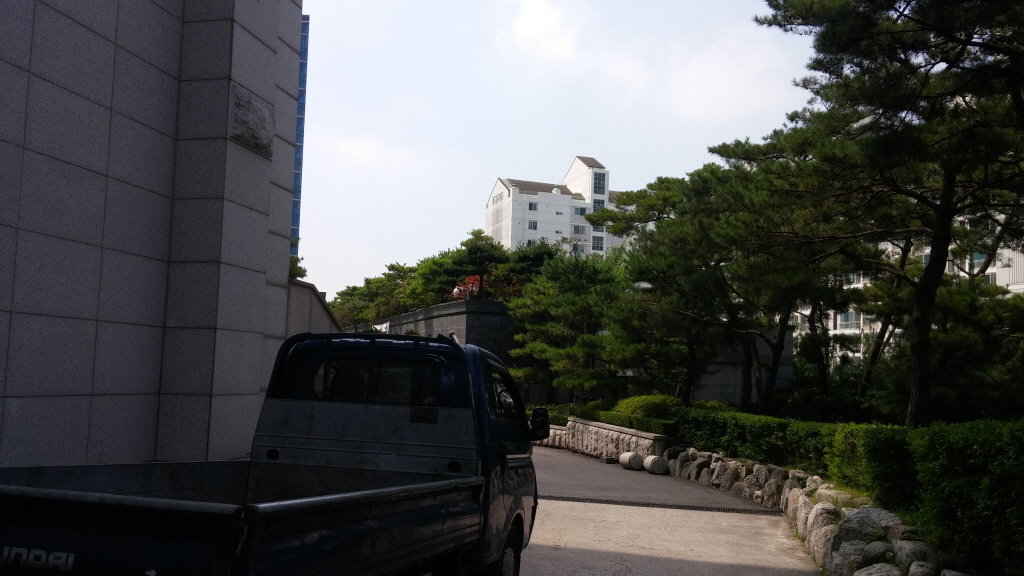
#> input picture 강의자료/07주차_DIP07_ImageEnhancement/data/bukak.jpg, 1024 x 576 px
$ python Eh5.2_HistogramEqualization_color.py
#> lines starting #> are read from the running program, lines starting #| are printed output that depends on the picture
"""
1. 개요
    히스토그램 평활화를 칼라 영상에 대해 처리하는 방법의 한 사례를 보인다.
    직접 HE 처리 알고리즘을 coding하여(방법 2) 히스토그램 평활화를 칼라 영상에 대해 처리하는 방법의 한 사례를 보인다

2. 처리 절차
    1) 칼라 영상을 흑백 계조 영상으로 바꾼다.
    2) 계조 영상에 대해 numpy에서 제공하는 histogram() 함수로 히스토그램(DF: Distribution Function)
        데이터를 반환받아서 히스토그램과 누적분포함수(CDF: Cumulative Distribution Function)를 구하고 그린다.
    3) 누적분포함수를 정규화하여 정규누적분포함수(NCDF: Normalized Cumulative Distribution Function), 즉 mapping 함수, LUT를 생성한다.
    4) 이 LUT를 이용하여 RGB 각 채널에 대해 intensity transform을 행한다.

3. 참고
    OpenCV의 cv.equalizeHist() 함수를 이용하여 주어진 영상에 대한 평활화된 영상을 반환받는다.
        주의: 이 함수는 gray 영상에 대해서만 적용 가능하다.
    이 함수는 영상 자체에 대해 변환된 결과를 받기 때문에 적용이 불가하다.

"""

import numpy as np
import cv2 as cv
from matplotlib import pyplot as plt


#=============================================================================================
# 단계 0
# 영상이 존재하는 폴더와 파일 이름을 지정하여 영상 파일 읽어 내기
# 다음 사례를 활용하여 영상 파일이 있는 폴더를 적절히 지정하시오.
#Path = 'd:\Work\StudyImages\Images\\'       # \\ 오류 발생 방지. \만 쓰면 오류.
Path = '../data/'               # 현재 상위 폴더의 상위 폴더 아래에 있는 Images 폴더.
# [10 lines of commented-out code are left out]
Name = 'ele_book.jpg'
Name = 'bukak.jpg'                 # 저조도
#Name = 'foggy.jpg'

FullName = Path + Name
img = cv.imread(FullName)
#> img is the input picture: shape (576, 1024, 3); mean B, G, R 76.5, 77.3, 76.4
assert img is not None, "Failed to load image file:"

def open_figure(win_name='', fig_size=(17, 10), sub_title='', font_size=15):
    fig = plt.figure(num=win_name, figsize=fig_size)
    if sub_title == '':
        sub_title = win_name
    plt.suptitle(sub_title, fontsize=font_size, fontweight='bold')
    #fig.patch.set_facecolor('silver')  # 화면 바탕 색상을 정한다.
    #fig.patch.set_alpha(0.3)

    # 원한다면 창을 최대화하여 그림을 출력한다.
    #figManager = plt.get_current_fig_manager()
    #figManager.window.showMaximized()
    return fig

# ============================================================================================================
# 직접 HE 처리 알고리즘을 coding 하여 히스토그램 평활화를 칼라 영상에 대해 처리하는 방법의 한 사례를 보인다
#   1) np.histogram()를 이용해 히스토그램(DF: Distribution Function)을 구한다.
#   2) 연산을 통해 CDF(Cumulative DF)를 구하고,
#   3) 총 화소수로 나누어 NCDF(Normalized CDF)를 구하고,
#   4) 여기에 255를 구하여 mapping LUT 테이블를 구한다.
#   5) Python 함수, matplotlib.pyplot.hist를 이용하여 영상의 히스토그램을 그린다.
#       https://matplotlib.org/api/_as_gen/matplotlib.pyplot.hist.html?highlight=pyplot%20hist#matplotlib.pyplot.hist
# ============================================================================================================

b, g, r = cv.split(img); img = cv.merge([r, g, b])
#> after `b, g, r = cv.split(img)`:
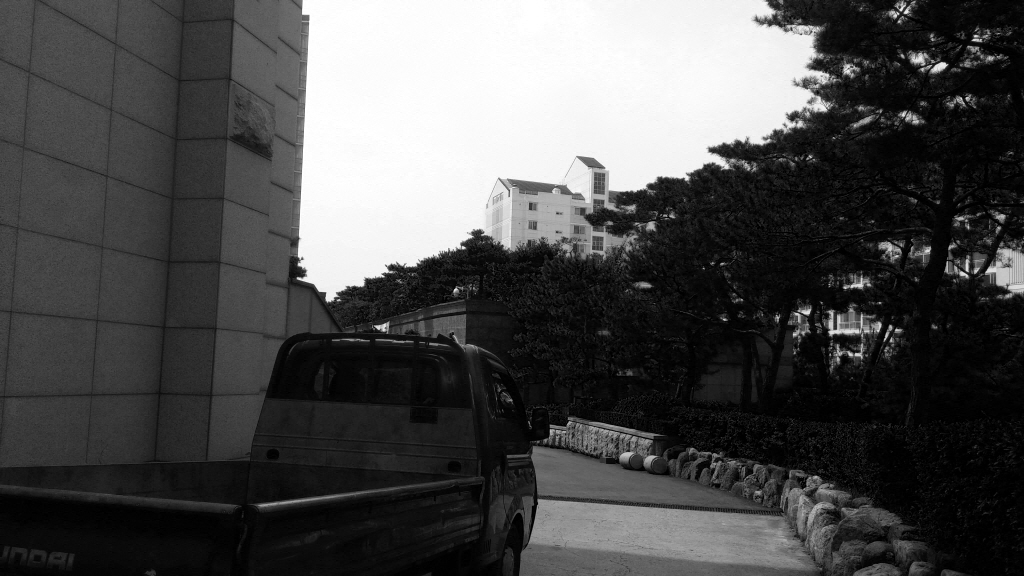
#> b: shape (576, 1024); min 0, max 255, mean 76.5
#> after `b, g, r = cv.split(img)`:
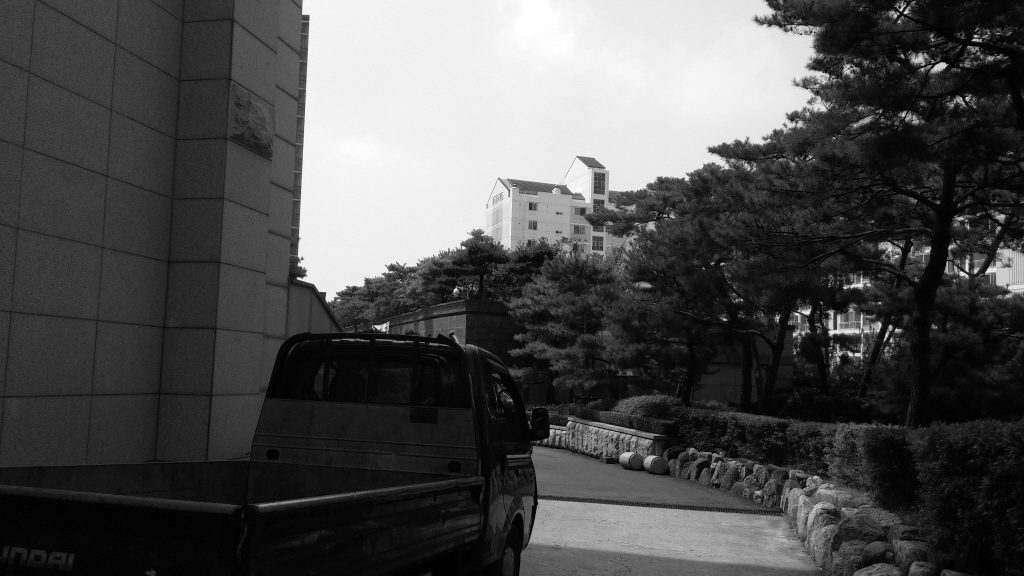
#> g: shape (576, 1024); min 0, max 255, mean 77.3
imgC = img.copy()      # img의 복사본을 하나 저장해 둔다.
imgG = cv.cvtColor(img, cv.COLOR_RGB2GRAY)

open_figure(win_name='Histogram Equalization of Color Image')       # plt 장을 연다.

# 단계 1: (221) 원본 보이기. 원본의 그레이 변환 영상 출력 ---------------------------------------------------------------------
plt.subplot(221); plt.imshow(imgC)
plt.title('Color Image', fontsize=15)
plt.axis('off')     #같은 동작 => plt.xticks([]), plt.yticks([])


# 단계 2: (222) 원본의 DF(히스토그램)과 CDF(Cumulative Distribution Function) 그리기 ---------------------------------------------------------------------
plt.subplot(222)
plt.title('Original Image Histogram(DF) & NCDF(used for mapping function)', fontsize=15)
# numpy에서 제공하는 histogram() 함수로 히스토그램(DF: Distribution Function) 데이터를 반환받아서
# pyplot.hist()를 이용해서 히스토그램 그림을 그린다.

# 2.1) 히스토그램(DF: Distribution Function)을 구한다. 최댓값이 1인 아래의 NCDF와 같은 평면에 그리기 위해 히스토그램을 정규화하여 그린다.
hist, bins = np.histogram(imgG, 256, [0, 255])    # 히스토그램 데이터를 hist에 반환. bins는 용처가 없다.
#> hist = 256 values, max 14499 at index 5, min 60 at index 209, mean 2304; bins = 257 values from 0 to 255
#hist, bins = np.histogram(imgG.flatten(), 256, [0, 255])    # 입력 영상을 1차원으로 펼 필요 없음.
print("len(hist)=", len(hist))      # print("hist=", hist)
#| len(hist)= 256
print("len(bins)=", len(bins))      # Return the bin edges (length(hist)+1). bins는 바구니의 이름 리스트[0, 1,...,255]로 보고 싶은데 실제로는 257개로 이루어져 있다???
#| len(bins)= 257
#print("bins.astype('uint8')=", bins.astype('uint8'))
#print("bins=", bins)

# 2.2) 0~1의 범위로 정규화된 히스토그램을 그린다.
#plt.hist(imgG.ravel(), 256, [0, 256], histtype='step', color='r', label='DF')  # pyplot.hist()를 이용한 히스토그램 그리기
#plt.hist(imgG.flatten(), 255, color = 'r', label='DF')    # 히스토그램 그림으로 그리기
plt.plot(hist/hist.max(), color='r', label='DF')        # 정규화된 히스토그램
#plt.plot(hist, color='r', label='DF')

# 2.3) NCDF(Normalized Cumulative Distribution Function), 정규화 누적분포함수 그리기.
cdf = hist.cumsum()             # 누적분포함수, Cumulative Distribution Function
#> cdf = 256 values from 106 to 589824
cdf_normalized = cdf / cdf.max()    # 0~1 범위의  정규화된 누적분포함수, NCDF
#> cdf_normalized = 256 values from 0.00018 to 1
#cdf_normalized = hist.max() * cdf / cdf.max()    # 다르게 출력할 용도록 NCDF의 최댓값이 hist.max이 되도록 스케일링하였다.
plt.plot(cdf_normalized, color='b', label='CDF')           # NCDF 그림으로 그리기

# 2.4) 레전드에 label로 배정된 이름 말고 다시 정해줄 수도 있다. 그린 순서대로...
#plt.legend(('ncdf', 'histogram'), loc='upper left', fontsize=15)
plt.legend(('NDF: Normalized Distribution Function', 'NCDF: Normalized Cumulative Distribution Function'),
           loc='center left', fontsize=15)
#plt.legend(loc='upper left')
#plt.legend()

# 2.5) x 축의 범위를 정하고(tick 값도 적는다) 그리드를 그린다.
#plt.xticks([0, 255])       # x축 그리드를 안그린다.
plt.xlim([0, 255])          # 그리드 별 tick 값을 출력한다.
plt.grid(color='b', linestyle='--', linewidth=0.5)


# 단계 3: (223) 히스토그램 평활화 수행하여 결과 보이기 ---------------------------------------------------------------
plt.subplot(223)
plt.title('Histogram Equalized Image', fontsize=15)

mapping = cdf * 255 / cdf[255]
#> mapping = 256 values from 0.0458 to 255
LUT = mapping.astype('uint8')       # Look Up Table - 256바이트 크기. 화소 값 변환 테이블.
#> LUT = 256 values from 0 to 255
#print(LUT)

imgCeq = LUT[imgC]        # 3채널 칼라 영상에 대한 LUT 기반 히스토그램 평활화
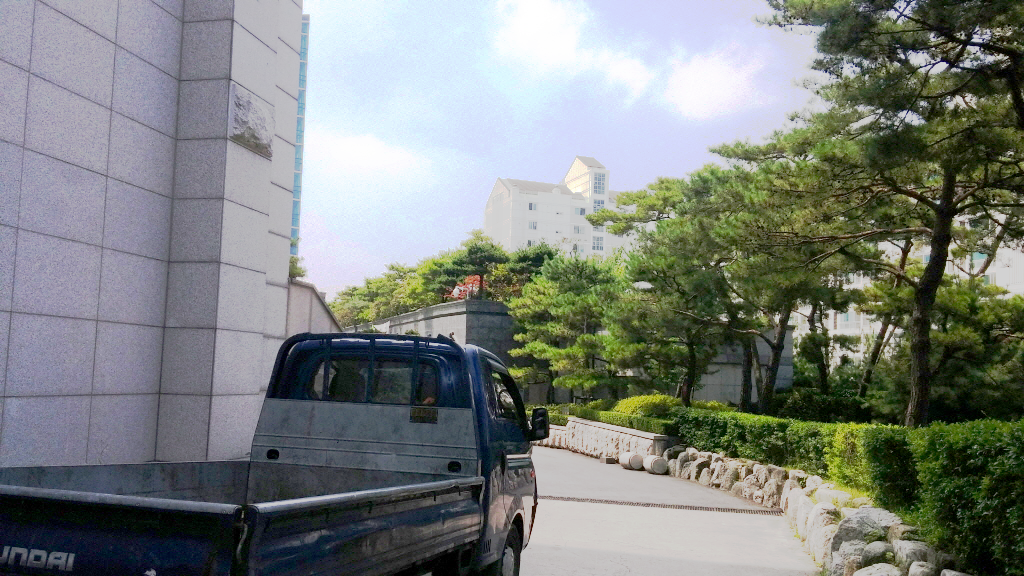
#> imgCeq: shape (576, 1024, 3); mean R, G, B 124.9, 129.9, 125.7
imgEG = cv.cvtColor(imgCeq, cv.COLOR_RGB2GRAY)     # 히스토그램 평활화된 영상의 그레이 버전. Equalized Gray
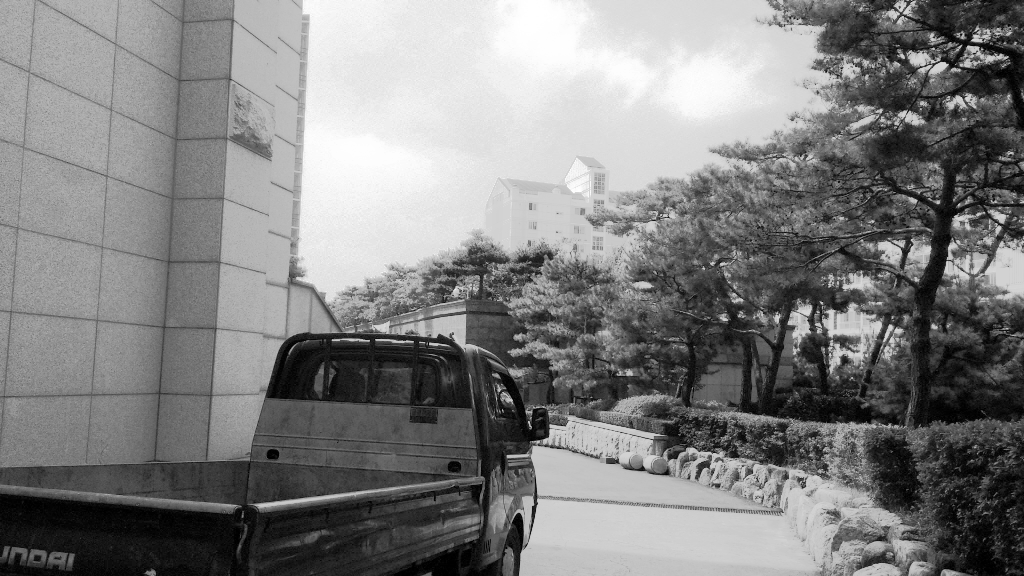
#> imgEG: shape (576, 1024); min 0, max 255, mean 127.9

plt.imshow(imgCeq)
plt.axis('off')     #같은 동작 => plt.xticks([]), plt.yticks([])


# 단계 4: (224) 평활화된 영상의 히스토그램 관찰하기 ---------------------------------------------------------------------

plt.subplot(224)
plt.title('Histogram of Histogram Equalized Image', fontsize=15)

#plt.xticks([0, 255])       # x축 그리드를 안그린다.
plt.xlim([0, 255])          # 그리드 별 tick 값을 출력한다.
plt.grid(color='b', linestyle='--', linewidth=0.5)

# 비교를 위해 원본 영상의 원본의 분포함수(df, 히스토그램)을 함께 보인다.
plt.hist(imgG.flatten(), bins=256, range=(0, 255), histtype='step', color='r', label='Distribution Function(DF) of Input Image')


# 히스토그램 평활화된 영상의 정규화된 분포함수를 출력한다. bar 혹은 step 중의 하나를 선택하시오.
# img2.ravel()와 img2.flatten()는 같은 효과를 보임.
# 연결선으로 관찰하면 불연속 화소 분포가 덜 눈에 띈다. bar가 default
#plt.hist(imgEG.flatten() / (imgEG.flatten()).max(), 256, [0, 255], color='g', histtype='bar', label='Normalized Distribution Function(NDF) of Equalized Image')     # 입력 영상을 1차원으로 꼭 펴야함.
# step으로 관찰하면 불연속 화소 분포가 더 잘 보인다.
plt.hist(imgEG.flatten(), bins=256, range=(0, 255), histtype='step', color='g', label='Distribution Function(DF) of Equalized Image')
#plt.legend(loc='upper left', fontsize=15)
plt.legend(fontsize=15)

# sub 화면의 간격을 조정하려면 일단 출력하고 나서 진행해야 함.
# 아래 조정 작업 중에서 나중에 쓴 것이 설정을 overwrite함.
plt.tight_layout()  # 가로, 세로 관점에서 빈틈을 줄여 그림의 크기를 키움
#plt.subplots_adjust(left=0.1, right=0.9, top=0.9, bottom=0.1)  # 상하좌우 여백의 크기를 지정

plt.waitforbuttonpress()        # interactive mode에서 현 화면에서 버튼 입력을 기다린다.
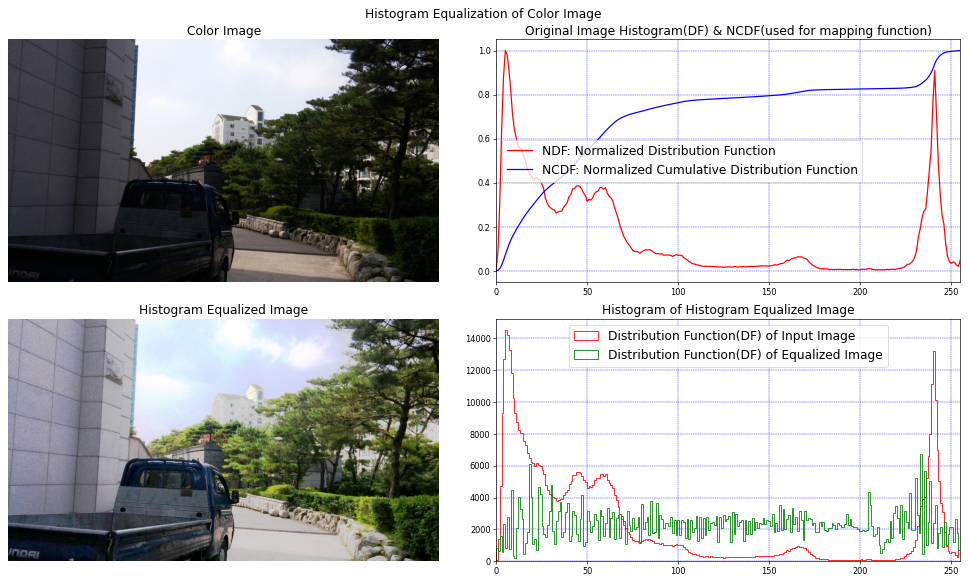
#> figure drawn by matplotlib, 4 panels; panel 2: curve peaks at x = 5, y = 1; panel 2: curve peaks at x = 255, y = 1
#plt.show(); exit(0)

$ run again, with 강의자료/07주차_DIP07_ImageEnhancement/data/bk_lobby.jpg copied over 강의자료/07주차_DIP07_ImageEnhancement/data/bukak.jpg
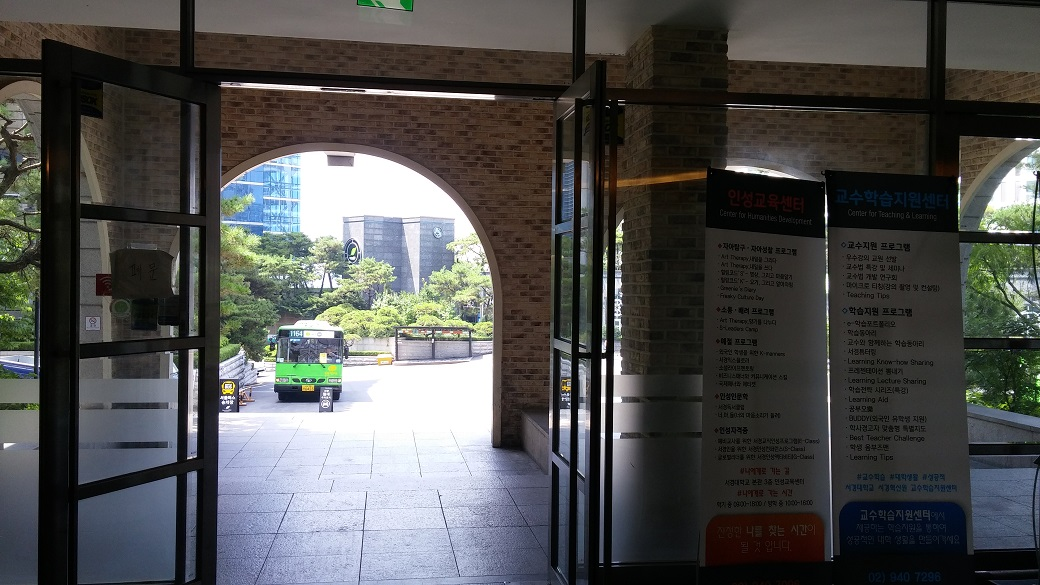
#> input picture 강의자료/07주차_DIP07_ImageEnhancement/data/bk_lobby.jpg, 1040 x 585 px
#> img is the input picture: shape (585, 1040, 3); mean B, G, R 77.8, 79.1, 78.8
#> `b, g, r = cv.split(img)`:
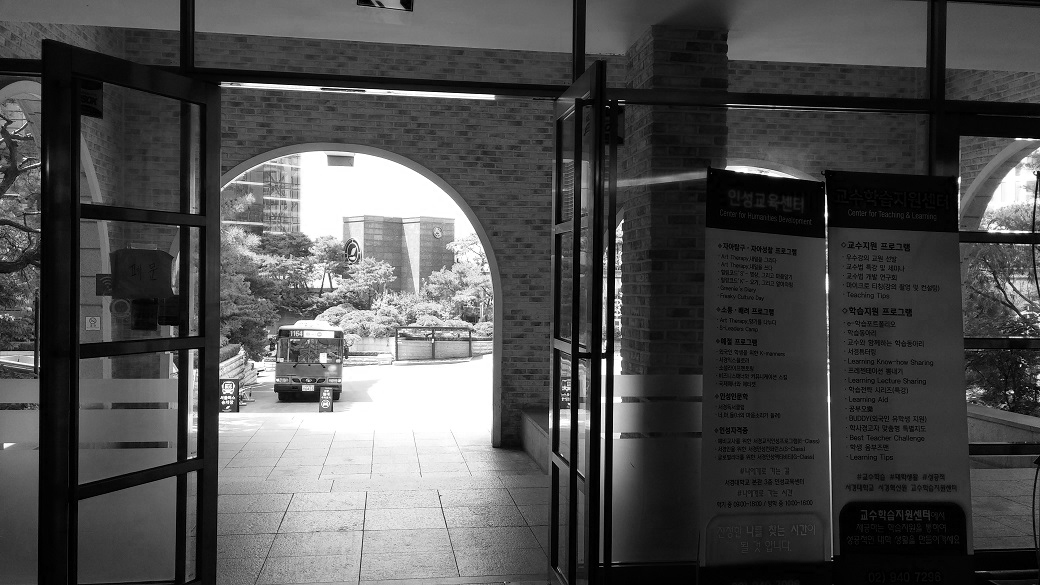
#> r: shape (585, 1040); min 0, max 255, mean 78.8
#> hist = 256 values, max 16905 at index 255, min 518 at index 249, mean 2376.6; bins = 257 values from 0 to 255
#| len(hist)= 256
#| len(bins)= 257
#> cdf = 256 values from 1197 to 608400
#> cdf_normalized = 256 values from 0.00197 to 1
#> mapping = 256 values from 0.502 to 255
#> LUT = 256 values from 0 to 255
#> `plt.waitforbuttonpress()`:
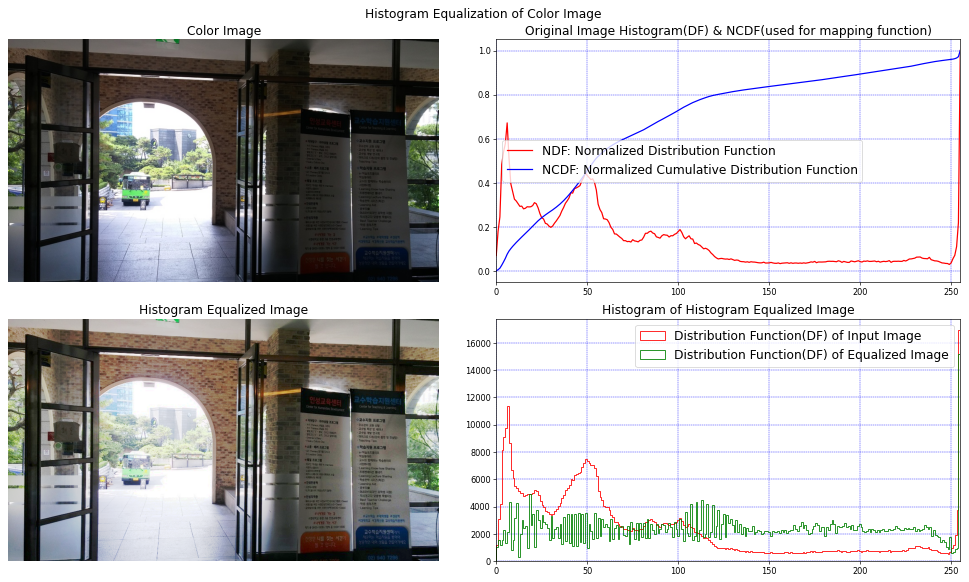
#> figure drawn by matplotlib, 4 panels; panel 2: curve peaks at x = 255, y = 1; panel 2: curve peaks at x = 255, y = 1
